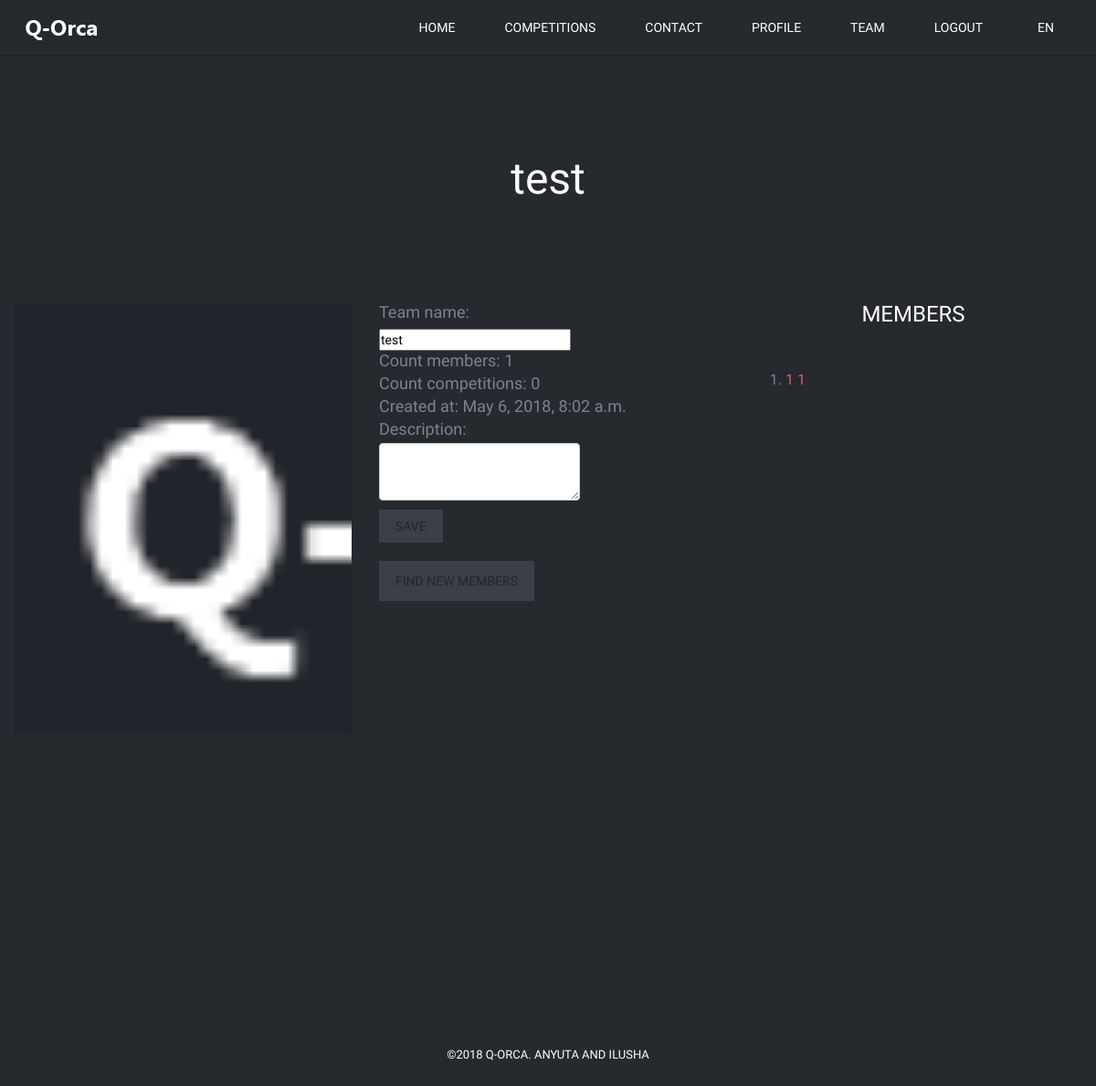
Screenshot of /core/teams/test (signed in) with the database file from the repository.
### core/models.py (models this page shows, shortened)
class Team(models.Model):
    name = models.CharField(_('Team name'), max_length=150, unique=True)
    logo = models.ImageField(_('Logo'), upload_to='logos/', default='logos/no-img.png')
    description = models.TextField(_('Description'), blank=True, default='')
    created_at = models.DateTimeField(_('Created at'), default=django.utils.timezone.now)

class TeamRelationToUser(models.Model):
    user = models.ForeignKey(User, on_delete=models.CASCADE)
    team = models.ForeignKey(Team, on_delete=models.CASCADE)
    is_coach = models.BooleanField(_('Is coach'), default=False)

### auth_main/models.py (models this page shows, shortened)
class User(AbstractBaseUser):
    email = models.EmailField(
        _('Email'),
        max_length=255,
        unique=True,
    )
    first_name = models.CharField(
        _('First name'),
        max_length=255
    )
    last_name = models.CharField(
        _('Last name'),
        max_length=255
    )
    created_at = models.DateTimeField(_('Created at'), default=django.utils.timezone.now)
    is_active = models.BooleanField(_('Is active user'), default=True)
    is_admin = models.BooleanField(_('Administrator'), default=False)
    objects = UserManager()
    USERNAME_FIELD = 'email'
    def get_full_name(self):
        return self.last_name + ' ' + self.first_name
    @property
    def is_staff(self):
        return self.is_admin
    class Meta:
        verbose_name = _('User')
        verbose_name_plural = _('Users')

### core/views.py (the view)
# urls.py: url(r'^teams/(?P<name>(.*))$', login_required(views.TeamView.as_view(), login_url=settings.LOGIN_REDIRECT_URL)),
class TeamView(TemplateView):
    template_name = 'core/team.html'
    def get(self, request, *args, **kwargs):
        activate_language(request.session)
        team = Team.objects.get(name=kwargs['name'])
        team_rel_users = TeamRelationToUser.objects.filter(team=team)
        is_coach = team_rel_users.filter(user=request.user).first().is_coach
        competitions_count = CompetitionTeam.objects.filter(team=team).count()
        opt = {'curr_team': team, 'team_rel_users': team_rel_users, 'is_coach': is_coach,
               'competitions': competitions_count, }
        return render(request, self.template_name, dict(opt, **get_session_attributes(request)))

### core/utils/__init__.py (called while the page is built)
def get_session_attributes(request):
    opt = dict()
    if request.user.is_authenticated:
        opt['user'] = request.user
    if 'team' in request.session:
        opt['team'] = Team.objects.filter(pk=request.session['team']).first()
    if 'alerts' in request.session:
        opt['alerts'] = request.session['alerts']
        del request.session['alerts']
    if 'language' in request.session:
        opt['language'] = request.session['language']
        print(request.session['language'])
    else:
        opt['language'] = 'en'
    return opt

def activate_language(session):
    if 'language' in session:
        translation.activate(session['language'])

### core/templates/core/team.html (shortened to what this page needs)
{% extends 'core/index.html' %}
{% load i18n %}
{% load static %}
{% block nav %}
    {% with 'team' as title %}
        {{ block.super }}
    {% endwith %}
{% endblock %}
{% block profile %}
    <div id="about" class="page-alternate">
        <div class="container">
            <div class="row">
                <div class="span12">
                    <div class="title-page">
                        <h2 class="title">{{ curr_team.name }}</h2>
                    </div>
                </div>
            </div>
            <div class="row">
                <div class="span4 profile">
                    <div class="image-wrap">
                    </div>
                </div>
                <div class="span4 profile">
                    {% if is_coach %}
                        <form method="post" action="/core/team/{{ curr_team.name }}">{% csrf_token %}
                            <label class="profile-description">{% trans 'Team name:' %}</label>
                            <input name="city" value="{{ curr_team.name }}">
                            <label class="profile-description">{% trans 'Count members:' %} {{ team_rel_users|length }}</label>
                            <label class="profile-description">{% trans 'Count competitions:' %} {{ competitions|length }}</label>
                            <label class="profile-description">{% trans 'Created at:' %} {{ curr_team.created_at|default:"Empty" }}</label>
                            <label class="profile-description">{% trans 'Description:' %}</label>
                            <textarea name="description" class="textarea-team">{{ curr_team.description }}</textarea>
                            <div class="clearfix">
                                <input type='submit' class="button button-small" value="{% trans 'Save' %}">
                            </div>
                        </form>
                        <a href="/core/users" class="button button-small">{% trans 'Find new members' %}</a>
                    {% endif %}
                </div>
                <div class="span4 profile">
                    <h3 class="spec">{% trans 'Members' %}</h3>
                    <div class="info-block">
                        <div class="info-text">
                            <ol class="member">
                                {% for team_user in team_rel_users %}
                                    {% if is_coach and team_user.user != user %}
                                        <li class="invitations"><a class="team-name"
                                                                   href="/core/user/{{ team_user.user.pk }}">{{ team_user.user.get_full_name }}</a>
                                            <button class="button-decline">{% trans 'KICK' %}</button>
                                        </li>
                                    {% else %}
                                        <li>
                                            <a href="/core/user/{{ team_user.user.pk }}">{{ team_user.user.get_full_name }}</a>
                                        </li>
                                    {% endif %}
                                {% endfor %}
                            </ol>
                        </div>
                    </div>
                </div>
                <div class="span4 profile">
                </div>
            </div>
        </div>
    </div>
{% endblock %}

### static/css/supersized.css (style rules this page uses)
* { margin:0; padding:0; }

### static/css/shortcodes.css (style rules this page uses)
.button { display: inline-block; margin-bottom: 0; padding: 13px 26px; -webkit-border-radius: 0; -moz-border-radius: 0; border-radius: 0; background-color: #3C3F45; color: #23262C; vertical-align: middle; text-align: center; text-transform: uppercase; font-weight:500; font-size: 16px; cursor: pointer; border:none; -webkit-transition: all 0.1s linear; -moz-transition: all 0.1s linear; -o-transition: all 0.1s linear; transition: all 0.1s linear; *border: 0; *zoom: 1; }
.button.button-small { padding: 8px 18px; font-size: 14px; }
.info-block { border-left: 2px solid #DE5E60; overflow: hidden; padding: 20px; position: relative; }
.info-text { padding-right: 20%; position: relative; }

### static/css/main.css (style rules this page uses)
html, body { height: 100%; }
html, hmtl a { width:100%; font-size: 100%; -webkit-text-size-adjust: 100%; -ms-text-size-adjust: 100%; }
body { background:#2F3238; color:#7F8289; font-weight:300; font-size:16px; font-family: 'Open Sans', sans-serif; line-height:28px; }
a { color:#DE5E60; text-decoration: none; cursor: pointer; -webkit-transition: color 0.1s linear 0s; -moz-transition: color 0.1s linear 0s; -o-transition: color 0.1s linear 0s; transition: color 0.1s linear 0s; }
input, button, select, textarea { font-weight: 300; font-family: 'Open Sans', sans-serif; outline: 0; }
h1, h2, h3, h4, h5, h6 { margin:0 0 20px 0; color:#FFFFFF; font-weight:300; font-family: 'Open Sans', sans-serif; line-height:1.5em; }
h2 { font-size:36px; }
h3 { font-size:24px; }
h3.spec { color: #FFFFFF; font-size: 24px; font-weight: 300; line-height: 1em; margin-bottom: 30px; text-transform: uppercase; text-align: center; }
.page-alternate { background: #26292E; padding: 100px 0; position: relative; z-index: 99; }
.title-page { text-align: center; margin-bottom: 100px; }
.title-page .title { font-size: 48px; margin: 0 0 10px 0 }
.profile-description { margin-bottom: 5px; font-size: 18px; cursor: default; }
.image-wrap { position: relative; overflow: hidden; margin-bottom: 25px; cursor: pointer; }
.info-block { border: none; }
.info-text { padding-right: inherit; }
.member { text-align: left; }
.button-small { padding: 5px; }
.textarea-team { min-width: 20%; min-height: 40pt; }
.page-alternate { padding-bottom: 30%; }

### rows the page displays
Team: name "test", city "test", created_at "May 6, 2018, 8:02 a.m."
TeamRelationToUser: user.get_full_name "1 1"

### other values shown
{{ team_rel_users|length }} "1"
{{ competitions|length }} "0"
